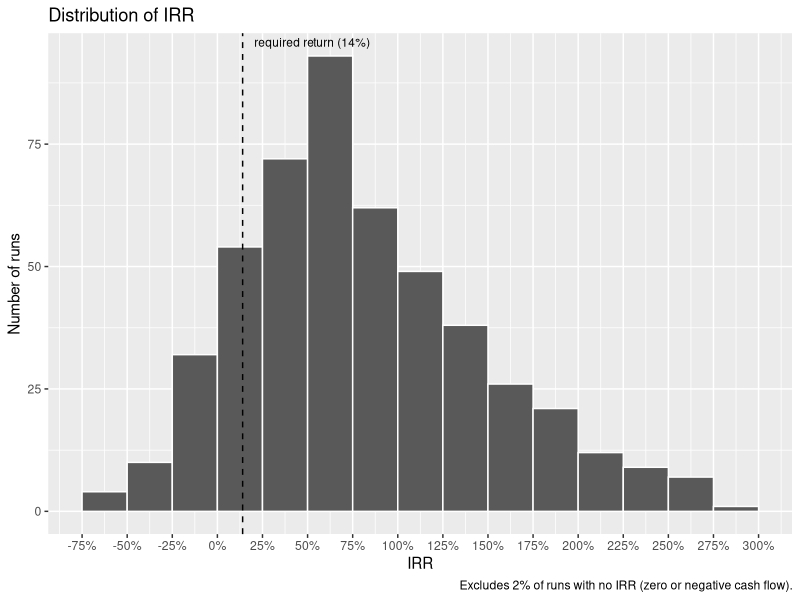
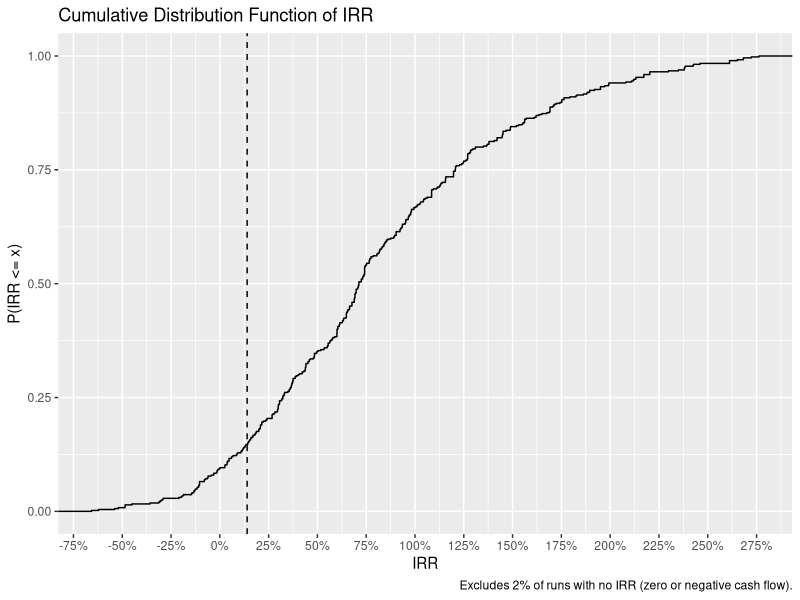

The R source for these figures, in order:
## ---- chunk 1
knitr::opts_chunk$set(echo = TRUE)
library(scales)
library(ggplot2)
set.seed(101)
show_dist <- function(df, value_label, caption) {
    out <- rbind(Value       = value_label(df$value),
                 Probability = label_percent()(df$probability))
    knitr::kable(out, caption = caption, col.names = NULL, align = "r")
}
## ---- chunk 2
prob_industry_demand <- data.frame(
    probability = c(.1, .3, .4, .2),
    value       = c(80e6, 95e6, 108e6, 124e6)
)
show_dist(prob_industry_demand,
          label_number(scale = 1e-6, suffix = "M"),
          caption = "Industry Demand")

prob_ulrich_market <- data.frame(
    probability = c(.05, .2, .2, .25, .2, .1),
    value       = c(.01, .02, .03, .04, .05, .06)
)
show_dist(prob_ulrich_market,
          label_number(scale = 100, suffix = "%"),
          caption = "Ulrich Market Share")

prob_initial_cost <- data.frame(
    probability = c(.2, .7, .1),
    value       = c(60e6, 65e6, 72e6)
)
show_dist(prob_initial_cost,
          label_number(scale = 1e-6, prefix = "$", suffix = "M"),
          caption = "Initial Cost")

prob_variable_cost_unit <- data.frame(
    probability = c(.2, .65, .15),
    value       = c(24, 26, 29)
)
show_dist(prob_variable_cost_unit,
          label_number(scale = 1, prefix = "$"),
          caption = "Variable Cost per unit")

prob_fixed_costs <- data.frame(
    probability = c(.15, .25, .4, .2),
    value       = c(20e6, 24e6, 27e6, 31e6)
)
show_dist(prob_fixed_costs,
          label_number(scale = 1e-6, prefix = "$", suffix = "M"),
          caption = "Fixed Costs")
## ---- chunk 3
price_randomness <- data.frame(
    probability = c(.45, .55),
    value       = c(-2, 2)
)
show_dist(price_randomness,
          label_number(scale = 1, prefix = "$"),
          caption = "Price Randomness")
## ---- chunk 4
time_span <- 6
tax_rate <- .34
required_return <- .14
view_project_variables <- data.frame(
    `Project Length (years)` = time_span,
    `Tax Rate`               = label_percent()(tax_rate),
    `Required Return`        = label_percent()(required_return),
    check.names = FALSE
)
knitr::kable(t(view_project_variables))
## ---- chunk 5
pvia <- function(r, t) sum((1 + r)^(-(1:t)))
## ---- chunk 6
calc_price <- function(industry_demand) {
    pr <- price_randomness
    randomness <- sample(pr$value, size = 1, prob = pr$probability)
    industry_demand / 2e6 + randomness
}
## ---- chunk 7
calc_cash_flow <- function(industry_demand, market_share, var_unit_cost,
                           fixed_costs, initial_costs, time_span, tax_rate) {
    units          <- market_share * industry_demand
    price          <- calc_price(industry_demand)
    revenues       <- price * units
    variable_costs <- units * var_unit_cost
    total_cost     <- variable_costs + fixed_costs
    depreciation   <- initial_costs / time_span
    pretax         <- revenues - total_cost - depreciation
    tax            <- pretax * tax_rate
    net_profit     <- pretax - tax
    cash_flow      <- net_profit + depreciation
    cash_flow
}
## ---- chunk 8
calc_irr <- function(initial_investment, cash_flow, time_span) {
    f <- function(r) -initial_investment + cash_flow * pvia(r, time_span)
    if (cash_flow <= 0) return(NA)
    uniroot(f, interval = c(-1, 10), tol = 1e-9)$root
}
## ---- chunk 9
run_simulation <- function(iterations) {
    outcomes <- c()
    for(i in 1:iterations) {
        industry_demand <- sample(prob_industry_demand$value, size = 1,
                                  prob = prob_industry_demand$probability)
        ulrich_market <- sample(prob_ulrich_market$value, size = 1,
                                  prob = prob_ulrich_market$probability)
        initial_cost <- sample(prob_initial_cost$value, size = 1,
                                  prob = prob_initial_cost$probability)
        variable_cost_unit <- sample(prob_variable_cost_unit$value, size = 1,
                                  prob = prob_variable_cost_unit$probability)
        fixed_costs <- sample(prob_fixed_costs$value, size = 1,
                                  prob = prob_fixed_costs$probability)
        cash_flow <- calc_cash_flow(industry_demand, ulrich_market, variable_cost_unit,
                                    fixed_costs, initial_cost, time_span, tax_rate)
        irr <- calc_irr(initial_cost, cash_flow, time_span)
        outcomes <- c(outcomes, irr)
    }
    outcomes
}
irr_outcomes <- run_simulation(500)
mean_irr_positive_cf <- mean(irr_outcomes, na.rm = TRUE)
median_irr_positive_cf <- median(irr_outcomes, na.rm = TRUE)
prob_beats_required <- mean(irr_outcomes > required_return & !is.na(irr_outcomes))
neg_zero_run_rate <- mean(is.na(irr_outcomes))
## ---- chunk 10
irr_df <- data.frame(irr = irr_outcomes[!is.na(irr_outcomes)])
ggplot(irr_df, aes(x = irr)) +
    geom_histogram(binwidth = 0.25, boundary = 0, color = "white") +
    geom_vline(xintercept = required_return, linetype = "dashed") +
    annotate("text", x = required_return, y = Inf, vjust = 1.5, hjust = -0.1,
             label = paste0("required return (", label_percent()(required_return), ")"),
             size = 3) +
    scale_x_continuous(labels = label_percent(),
                       breaks = seq(-0.75, 3, by = 0.25)) +
    labs(title = "Distribution of IRR",
         x = "IRR", y = "Number of runs",
         caption = paste0("Excludes ", label_percent()(neg_zero_run_rate),
                          " of runs with no IRR (zero or negative cash flow)."))
## ---- chunk 11
ggplot(irr_df, aes(x = irr)) +
    stat_ecdf(geom = "step") +
    geom_vline(xintercept = required_return, linetype = "dashed") +
    scale_x_continuous(labels = label_percent(),
                       breaks = seq(-0.75, 3, by = 0.25)) +
    labs(title = "Cumulative Distribution Function of IRR",
         x = "IRR",
         y = "P(IRR <= x)",
         caption = paste0("Excludes ", label_percent()(neg_zero_run_rate),
                          " of runs with no IRR (zero or negative cash flow)."))
